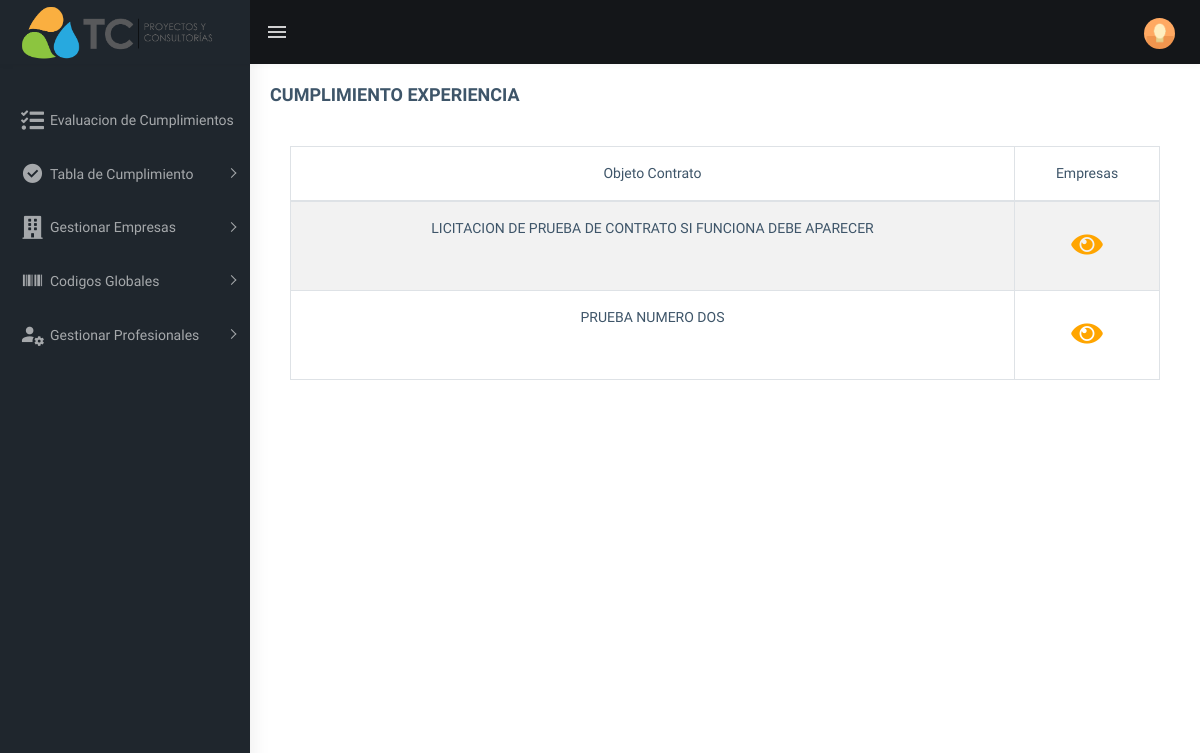
Page /view/CumplimientosAprobados/Experiencias.php on the earlier database version.
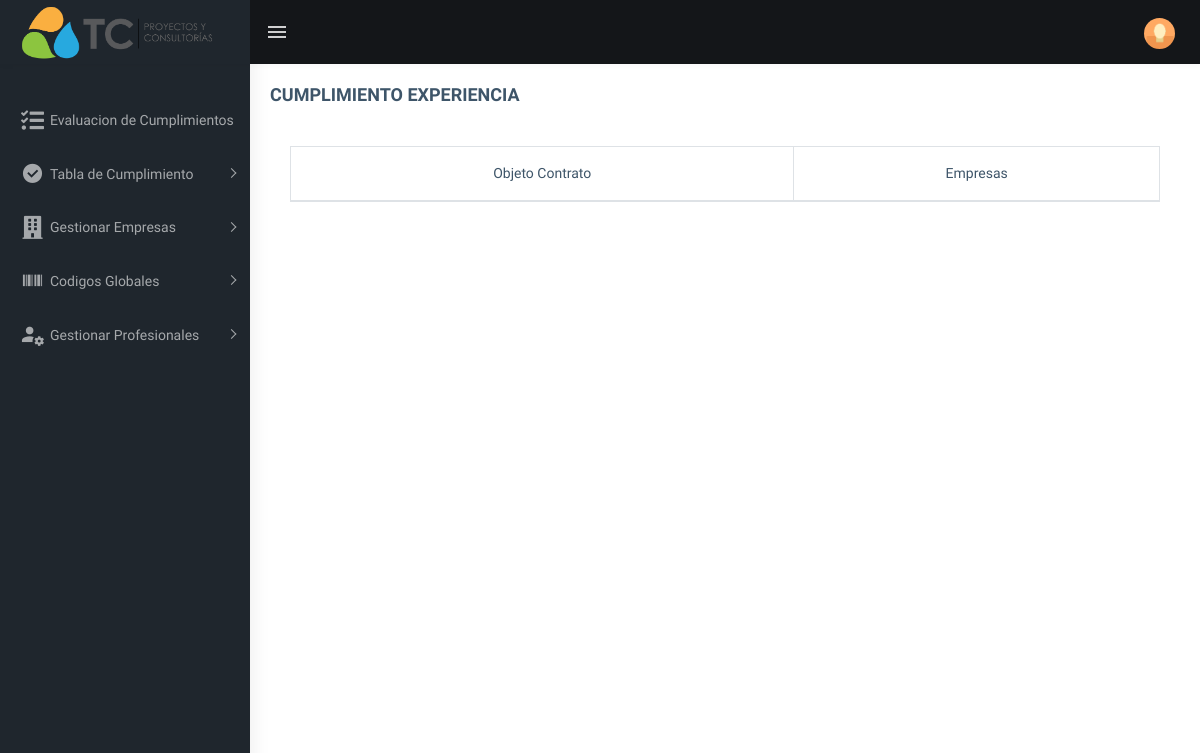
Same page on the later database version.
### tables this page shows
CREATE TABLE `licitacion` (
  `id` int(11) NOT NULL,
  `nombre` varchar(700) NOT NULL
);

### app/utils/Conexion.php (called while the page is built)
<?php
    class Conexion{
		public function get_conexion(){
			$user = "root";
			$pass = "";
			$host = "localhost";
            $db = "tconsultorias";
			try {
				$connection = new PDO("mysql:host=$host; dbname=$db", $user, $pass);
				$connection->setAttribute(PDO::ATTR_ERRMODE, PDO::ERRMODE_EXCEPTION);
            	$connection->setAttribute(PDO::ATTR_EMULATE_PREPARES, false);
			} catch (Exception $e) {
				print_r($e);
			}
			return $connection;
		}
    }
?>

### app/model/AprobadosModel.php (called while the page is built, shortened)
<?php
    class AprobadosModel{
        private $DataBase;
        public function __construct(){
            $connection = new Conexion();
            $this->DataBase = $connection->get_conexion();
        }
        public function obtenerLicitacionesSolas(){
            try {
                $sql = "SELECT * FROM licitacion";
                $query = $this->DataBase->prepare($sql);
                $query->execute();
                $empresas = $query->fetchAll();
                $response = ['status' => 1, 'empresas' => $empresas];
            } catch (Exception $e) {
                $response = ['status' => 0, 'empresas' => $e];
            }
            return $response;
        }
    }
?>

### view/CumplimientosAprobados/Experiencias.php (the view)
<?php
    require dirname(__FILE__).'/../home/header.php';
    $instancia = new AprobadosModel();
    $variable = $instancia->obtenerLicitacionesSolas();
?>
<div class="page-wrapper">
    <div class="page-breadcrumb">
        <div class="row">
            <div class="col-12 d-flex no-block align-items-center">
                <h4 class="page-title">CUMPLIMIENTO EXPERIENCIA</h4>
            </div>
        </div>
    </div>
    <div class="container-fluid">
        <div class="row">
            <div class="col-12">
                <div class="card">
                    <div class="card-body">
                        <div class="table-responsive text-center">
                            <table id="zero_config" class="table table-striped table-bordered">
                                <thead>
                                    <tr>
                                        <th>Objeto Contrato</th>
                                        <th>Empresas</th>
                                    </tr>
                                </thead>
                                <tbody>
                                    <?php
                                        foreach ($variable['empresas'] as $value) {
                                            $http = ABS_PATH."revision/viewExperiences/".$value['id'];
                                    ?>
                                    <tr>
                                        <td><?php echo $value['nombre']; ?></td>
                                        <td>
                                            <a href="<?php echo $http; ?>" class="btn btn-link"><span style="font-size: 2em; color: orange;"><i class="fas fa-eye"></i></span></button>
                                        </td>
                                        <?php } ?>
                                    </tr>
                                </tbody>
                            </table>
                        </div>
                    </div>
                </div>
            </div>
        </div>
    </div>
</div>
<?php require dirname(__FILE__).'/../home/footer.php'?>

Differences in the rows shown:
removed licitacion: nombre "LICITACION DE PRUEBA DE CONTRATO SI FUNCIONA DEBE APARECER"
removed licitacion: nombre "PRUEBA NUMERO DOS"
